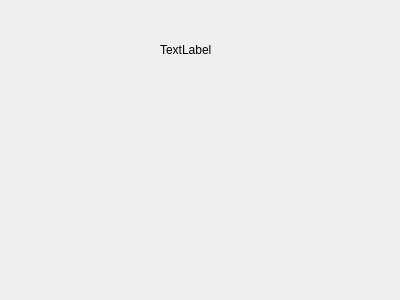
<?xml version="1.0" encoding="UTF-8"?>
<ui version="4.0">
 <class>View_complaints</class>
 <widget class="QDialog" name="View_complaints">
  <property name="geometry">
   <rect>
    <x>0</x>
    <y>0</y>
    <width>400</width>
    <height>300</height>
   </rect>
  </property>
  <property name="windowTitle">
   <string>Dialog</string>
  </property>
  <widget class="QLabel" name="label">
   <property name="geometry">
    <rect>
     <x>160</x>
     <y>40</y>
     <width>63</width>
     <height>20</height>
    </rect>
   </property>
   <property name="text">
    <string>TextLabel</string>
   </property>
  </widget>
 </widget>
 <resources/>
 <connections/>
</ui>
